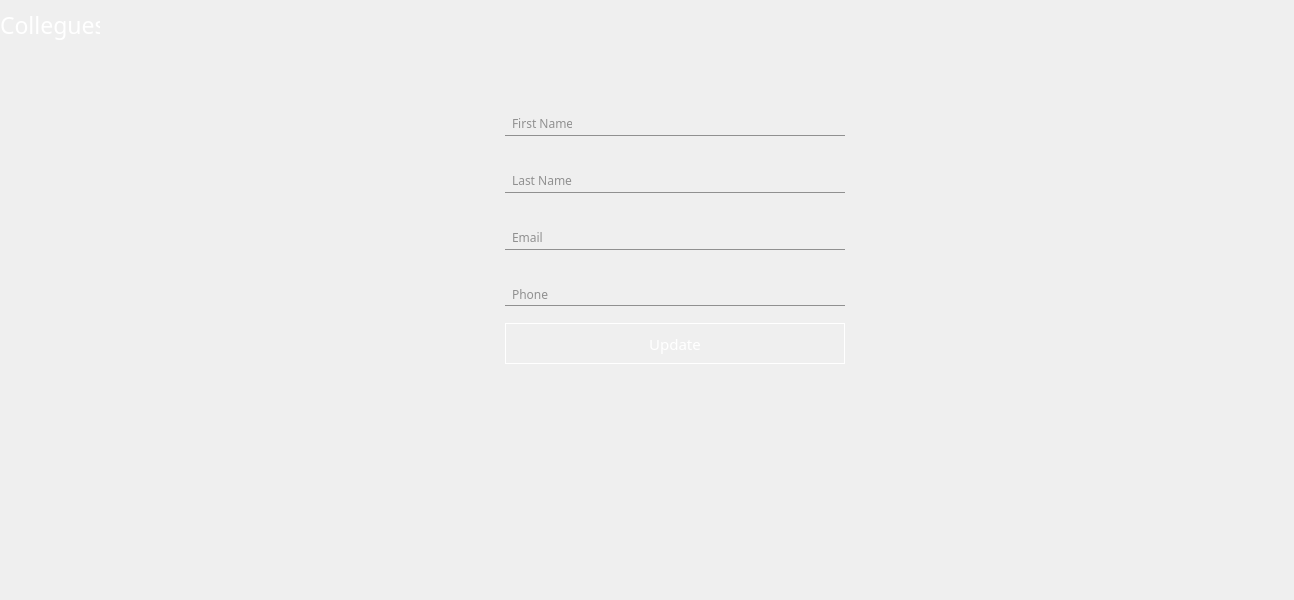
<?xml version="1.0" encoding="UTF-8"?>
<ui version="4.0">
 <class>UpdateCollegueView</class>
 <widget class="QWidget" name="UpdateCollegueView">
  <property name="geometry">
   <rect>
    <x>0</x>
    <y>0</y>
    <width>1294</width>
    <height>600</height>
   </rect>
  </property>
  <property name="minimumSize">
   <size>
    <width>1294</width>
    <height>600</height>
   </size>
  </property>
  <property name="maximumSize">
   <size>
    <width>1294</width>
    <height>600</height>
   </size>
  </property>
  <property name="windowTitle">
   <string>Form</string>
  </property>
  <property name="styleSheet">
   <string notr="true">color:white;</string>
  </property>
  <widget class="QPushButton" name="btnUpdate">
   <property name="geometry">
    <rect>
     <x>505</x>
     <y>323</y>
     <width>340</width>
     <height>41</height>
    </rect>
   </property>
   <property name="font">
    <font>
     <family>Leelawadee UI Semilight</family>
     <pointsize>11</pointsize>
    </font>
   </property>
   <property name="styleSheet">
    <string notr="true">QPushButton#btnUpdate
{	
 	border:1px solid #ffffff;
	color:white;
	background-color:transparent;
 }

QPushButton#btnUpdate:hover
{
 	color:#0992b1;
 } 

QPushButton#btnUpdate:pressed
{
 	color:#0992b1;
	border: 1px solid #0992b1; 
} </string>
   </property>
   <property name="text">
    <string>Update</string>
   </property>
  </widget>
  <widget class="ColleaguesLineEditd" name="txtEditFirstName">
   <property name="geometry">
    <rect>
     <x>505</x>
     <y>111</y>
     <width>340</width>
     <height>25</height>
    </rect>
   </property>
   <property name="font">
    <font>
     <family>Calibri</family>
     <pointsize>10</pointsize>
    </font>
   </property>
   <property name="styleSheet">
    <string notr="true">color:ffffff;
border:none;
border-bottom:1px solid #909090;
background-color:transparent;
padding-left:7px;
padding-bottom:0px;</string>
   </property>
  </widget>
  <widget class="ColleaguesLineEditd" name="txtEditLastName">
   <property name="geometry">
    <rect>
     <x>505</x>
     <y>168</y>
     <width>340</width>
     <height>25</height>
    </rect>
   </property>
   <property name="font">
    <font>
     <family>Calibri</family>
     <pointsize>10</pointsize>
    </font>
   </property>
   <property name="styleSheet">
    <string notr="true">color:ffffff;
border:none;
border-bottom:1px solid #909090;
background-color:transparent;
padding-left:7px;
padding-bottom:0px;</string>
   </property>
  </widget>
  <widget class="ColleaguesLineEditd" name="txtEditEmail">
   <property name="geometry">
    <rect>
     <x>505</x>
     <y>225</y>
     <width>340</width>
     <height>25</height>
    </rect>
   </property>
   <property name="font">
    <font>
     <family>Calibri</family>
     <pointsize>10</pointsize>
    </font>
   </property>
   <property name="styleSheet">
    <string notr="true">color:ffffff;
border:none;
border-bottom:1px solid #909090;
background-color:transparent;
padding-left:7px;
padding-bottom:0px;</string>
   </property>
  </widget>
  <widget class="ColleaguesLineEditd" name="txtEditPhone">
   <property name="geometry">
    <rect>
     <x>505</x>
     <y>281</y>
     <width>340</width>
     <height>25</height>
    </rect>
   </property>
   <property name="font">
    <font>
     <family>Calibri</family>
     <pointsize>10</pointsize>
    </font>
   </property>
   <property name="styleSheet">
    <string notr="true">color:ffffff;
border:none;
border-bottom:1px solid #909090;
background-color:transparent;
padding-left:7px;
padding-bottom:0px;</string>
   </property>
  </widget>
  <widget class="ColleaguesLabel" name="lblFirstName">
   <property name="geometry">
    <rect>
     <x>512</x>
     <y>113</y>
     <width>60</width>
     <height>20</height>
    </rect>
   </property>
   <property name="font">
    <font>
     <family>Leelawadee UI Semilight</family>
     <pointsize>9</pointsize>
    </font>
   </property>
   <property name="styleSheet">
    <string notr="true">color:#909090;</string>
   </property>
   <property name="text">
    <string>First Name</string>
   </property>
  </widget>
  <widget class="ColleaguesLabel" name="lblLastName">
   <property name="geometry">
    <rect>
     <x>512</x>
     <y>170</y>
     <width>60</width>
     <height>20</height>
    </rect>
   </property>
   <property name="font">
    <font>
     <family>Leelawadee UI Semilight</family>
     <pointsize>9</pointsize>
    </font>
   </property>
   <property name="styleSheet">
    <string notr="true">color:#909090;</string>
   </property>
   <property name="text">
    <string>Last Name</string>
   </property>
  </widget>
  <widget class="ColleaguesLabel" name="lblEmail">
   <property name="geometry">
    <rect>
     <x>512</x>
     <y>227</y>
     <width>60</width>
     <height>20</height>
    </rect>
   </property>
   <property name="font">
    <font>
     <family>Leelawadee UI Semilight</family>
     <pointsize>9</pointsize>
    </font>
   </property>
   <property name="styleSheet">
    <string notr="true">color:#909090;</string>
   </property>
   <property name="text">
    <string>Email</string>
   </property>
  </widget>
  <widget class="ColleaguesLabel" name="lblPhone">
   <property name="geometry">
    <rect>
     <x>512</x>
     <y>284</y>
     <width>60</width>
     <height>20</height>
    </rect>
   </property>
   <property name="font">
    <font>
     <family>Leelawadee UI Semilight</family>
     <pointsize>9</pointsize>
    </font>
   </property>
   <property name="styleSheet">
    <string notr="true">color:#909090;</string>
   </property>
   <property name="text">
    <string>Phone</string>
   </property>
  </widget>
  <widget class="QLabel" name="label">
   <property name="geometry">
    <rect>
     <x>0</x>
     <y>0</y>
     <width>100</width>
     <height>50</height>
    </rect>
   </property>
   <property name="font">
    <font>
     <family>Leelawadee UI Semilight</family>
     <pointsize>17</pointsize>
    </font>
   </property>
   <property name="styleSheet">
    <string notr="true">color: #ffffff;
background-color:transparent;</string>
   </property>
   <property name="text">
    <string>Collegues</string>
   </property>
  </widget>
 </widget>
 <customwidgets>
  <customwidget>
   <class>ColleaguesLineEditd</class>
   <extends>QLineEdit</extends>
   <header location="global">CommonUiControllers\Views\Colleagues\ColleaguesLineEditd.h</header>
  </customwidget>
  <customwidget>
   <class>ColleaguesLabel</class>
   <extends>QLabel</extends>
   <header location="global">CommonUiControllers\Views\Colleagues\ColleaguesLabel.h</header>
  </customwidget>
 </customwidgets>
 <resources/>
 <connections/>
</ui>
